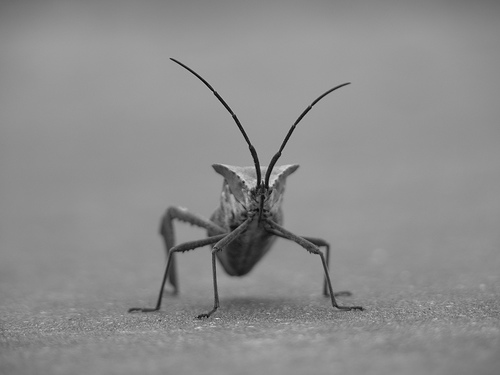
#> input picture Training/stinkbug.png, 500 x 375 px, found by its file name
$ python main_s.py
#> lines starting #> are read from the running program, lines starting #| are printed output that depends on the picture
import matplotlib.pyplot as plt
import matplotlib.image as mpimg

# read image
img = mpimg.imread("stinkbug.png")
#> img is the input picture: shape (375, 500, 3) float32; min 0, max 0.851, mean 0.551
print(img)
#> (printed output is left out)
imgplot = plt.imshow(img)

# schemen image color
lum_img = img[:, :, 0]
plt.imshow(lum_img, cmap="hot")
plt.colorbar()

# plt.hist(lum_img.ravel(), bins=256, range=(0.0, 1.0), fc="k", ec="k")
fig = plt.figure()
ax = fig.add_subplot(1, 2, 1)
imgplot = plt.imshow(lum_img)
ax.set_title("Before")
plt.colorbar(ticks=[0.1, 0.3, 0.5, 0.7], orientation="horizontal")
ax = fig.add_subplot(1, 2, 2)
imgplot = plt.imshow(lum_img)
imgplot.set_clim(0.0, 0.7)
ax.set_title("After")
plt.colorbar(ticks=[0.1, 0.3, 0.5, 0.7], orientation="horizontal")

# showing image in pyplot for matplotlib
plt.show()
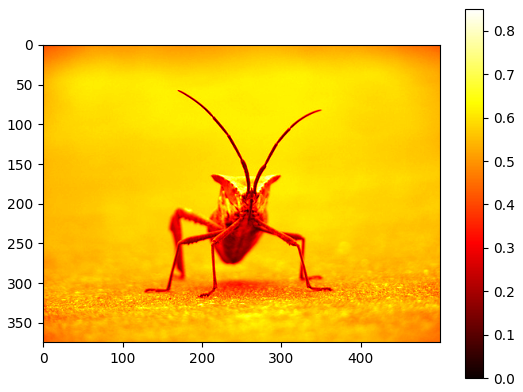
#> figure drawn by matplotlib, 2 panels
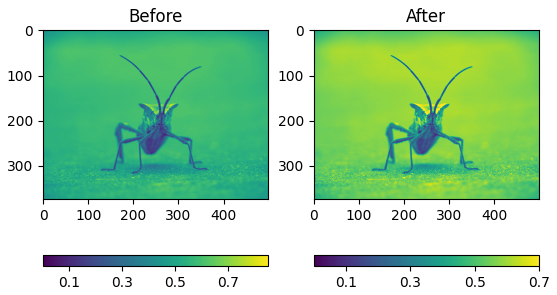
#> figure drawn by matplotlib, 4 panels
